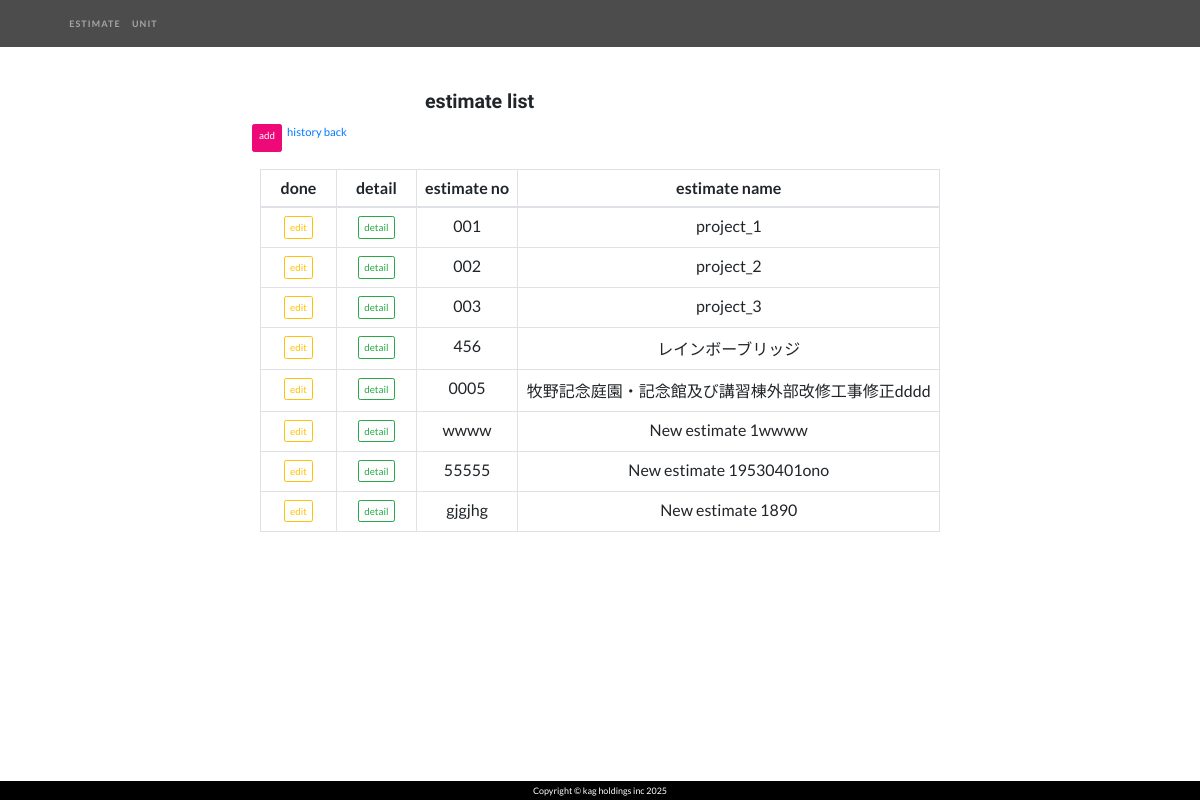
The app's page /estimate/ with its own data.
### app/models.py (models this page shows, shortened)
class Estimate(models.Model):
    class Meta:
        db_table = 'estimate'
    estimate_no = models.CharField(max_length=15, null=True, blank=True, verbose_name='estimate no')
    estimate_name = models.CharField(max_length=60, null=True, blank=True, verbose_name='estimate name')

### estimate/views.py (the view)
# urls.py: path('', views.EstimateList.as_view(), name='estimate_list'),  # 一覧
class EstimateList(generic.ListView):
    context_object_name = 'estimate_list'
    template_name = 'estimate_list.html'
    model = Estimate
    def get_queryset(self):
        estimate = Estimate.objects.all()
        return estimate

### estimate/templates/estimate_list.html (shortened to what this page needs)
{% extends 'base.html' %}
{%load static %}
{% block header %}
<div class="container">
    <header>
        <div class="row">
            <div class="col-sm-4">
            </div>
            <div class="my-div-style col-sm">
                <h3>estimate list</h3>
            </div>
        </div>
    </header>
    <div class="col-8 offset-2 justify-content-center">
        <form method="POST" enctype="multipart/form-data">
            <div class="row">
                <div class="d-flex flex-row mx-4 my-2">
                    <a class="btn btn-primary btn-sm mx-2" href="{% url 'estimate:estimate_add' %}">add</a>
                    <p><a href="#" onClick="history.back(); return false;">history back</a></p>
                </div>
            </div>
        </form>
        <div class="container-fluid">
            {% if estimate_list|length == 0 %}
            <p>検索結果が存在しません。</p>
            {% else %}
            <table class="table table-hover table-bordered text-nowrap .thead-dark">
                <tr align="center">
                    <th>done</th>
                    <th>detail</th>
                    <th>estimate no</th>
                    <th>estimate name</th>
                </tr>
                <tbody>
                {% for item in estimate_list %}
                <tr>
                    <td align="center" width="20%">
                        <a href="{% url 'estimate:estimate_edit' item.pk %}" class="btn btn-outline-warning btn-sm">edit</a>
                    </td>
                    <td align="center" width="20%">
                        <a href="{% url 'estimate:estimate_tree' item.estimate_no %}" class="btn btn-outline-success btn-sm">detail</a>
                    </td>
                    <td align="center">{{item.estimate_no}}</td>
                    <td align="center">{{item.estimate_name}}</td>
                </tr>
                {% endfor %}
                </tbody>
            </table>
        </div>
        {% endif %}
    </div>
</div>
{% endblock %}

### templates/base.html (shortened to what this page needs)
{% load static %}
<html lang="ja">
<head>
    <link href="{% static 'vendor/bootstrap/css/bootstrap.min.css' %}" rel="stylesheet">
    <link href="/static/vendor/bootstrap/css/bootstrap.min.css" rel="stylesheet">
    <link href="{% static 'css/one-page-wonder.css' %}" rel="stylesheet">
    <link rel="stylesheet" type="text/css" href="{% static 'css/myStyle.css' %}">
    <link rel="stylesheet" type="text/css" href="{% static 'css/list.css' %}">
</head>
<div id="wrapper">
    <nav class="navbar navbar-expand-lg navbar-dark navbar-custom fixed-top">
        <div class="container px-5">
            <div class="collapse navbar-collapse" id="navbarResponsive">
                <ul class="navbar-nav mr-auto">
                    <li class="nav-item">
                        <a class="nav-link{% block active_estimate %}{% endblock %}" href="{% url 'estimate:estimate_list' %}">estimate</a>
                    </li>
                    <li class="nav-item">
                        <a class="nav-link{% block active_unite %}{% endblock %}" href="{% url 'unit:unit_list' %}">unit</a>
                    </li>
                </ul>
            </div>
        </div>
    </nav>
    {% block header %}{% endblock %}
    <footer class="py-1 bg-black">
        <div class="container px-5">
            <p class="m-0 text-center text-white small">Copyright &copy; kag holdings inc 2025</p>
        </div>
    </footer>
</div>
</html>

### static/css/one-page-wonder.css (style rules this page uses)
h1, h2, h3, h4, h5, h6 { font-family: 'Catamaran'; font-weight: 800 !important; }
.bg-black { background-color: #000 !important; }
.navbar-custom { padding-top: 1rem; padding-bottom: 1rem; background-color: rgba(0, 0, 0, 0.7); }
.navbar-custom .navbar-nav .nav-item .nav-link { text-transform: uppercase; font-size: 0.8rem; font-weight: 700; letter-spacing: 0.1rem; }
.btn-primary { background-color: #ee0979; border-color: #ee0979; }

### static/css/myStyle.css (style rules this page uses)
body, #wrapper { display: flex; flex-direction: column; min-height: 100vh; }
footer { margin-top: auto; }
.my-div-style { margin-top:8rem; }
html { font-size:70% }

### static/css/list.css (style rules this page uses)
.fix-list .table th:first-child, td:first-child { position: sticky; position: -webkit-sticky; left: 0; background-color : #FFFFFF; }
.text-nowrap { white-space: nowrap !important; }

### records on screen
Estimate: estimate_no "001", estimate_name "project_1"
Estimate: estimate_no "002", estimate_name "project_2"
Estimate: estimate_no "003", estimate_name "project_3"
Estimate: estimate_no "456", estimate_name "レインボーブリッジ"
Estimate: estimate_no "0005", estimate_name "牧野記念庭園・記念館及び講習棟外部改修工事修正dddd"
Estimate: estimate_no "wwww", estimate_name "New estimate 1wwww"
Estimate: estimate_no "55555", estimate_name "New estimate 19530401ono"
Estimate: estimate_no "gjgjhg", estimate_name "New estimate 1890"
